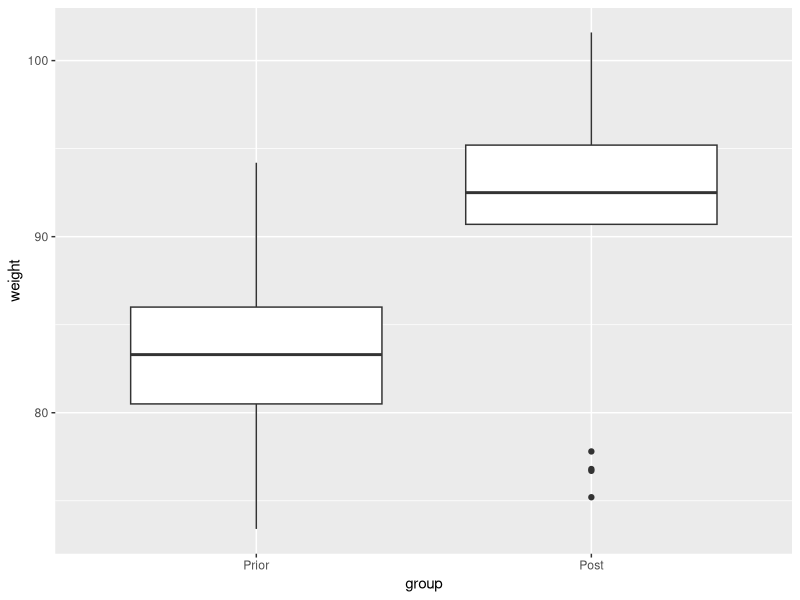

Write R code to recreate this figure.
#--------------------------------#
#### 1. 데이터 수집 ####
#--------------------------------#

# 쥐 실험 몸무게 데이터 샘플
data <- read.csv("paired_t_test.csv")
print(data)

#--------------------------------#
#### 2. 데이터 전처리 및 시각화 ####
#--------------------------------#

# 라이브러리 불러오기
library(dplyr)
library(reshape2)
library(ggplot2)

data2 = melt(data, 
             measure.vars = c("Prior", "Post"),
             variable.name = "group", 
             value.name= "weight")

# 평균 및 표준편차 구하기
data2 %>% 
  group_by(group) %>% 
  summarise(
    count = n(), 
    mean  = mean(weight), 
    sd    = sd(weight)
  )

# 시각화
ggplot(data2, aes(x = group, y = weight)) + 
  geom_boxplot()

#--------------------------------#
#### 3. 사전 체크 ####
#--------------------------------#
# 표본의 개수가 30개보다 적으면 정규성 검정를 진행한다. 
# 귀무가설: 데이터는 정규분포를 이룬다
# 대립가설: 데이터는 정규분포를 이루고 있지 않다. 

data3 <- data %>% 
  mutate(differences = Prior - Post)

shapiro.test(data3$differences)

# p-value가 0.5156은 귀무가설 채택
# 데이터는 정규분포를 이룸. 

#--------------------------------#
#### 3. t.test 검정 ####
#--------------------------------#
# 귀무가설: 00치료법은 쥐 몸무게 변화에 영향이 없다
# 대립가설: 00치료법은 쥐 몸무게 변화에 영향을 준다

t.test(data$Prior, data$Post, paired = TRUE, alternative = "two.sided")

# 검정 통계량 (-4.1849)
# P-value (0.0007003)
# 00치료법은 쥐 몸무게 변화에 영향을 준다.

# 만약, 치료법 전후 몸무게 측정을 하고 싶다면, 
# 치료법 전 몸무게 < 치료법 후 몸무게: less 
# 치료법 전 몸무게 > 치료법 후 몸무게: greater

